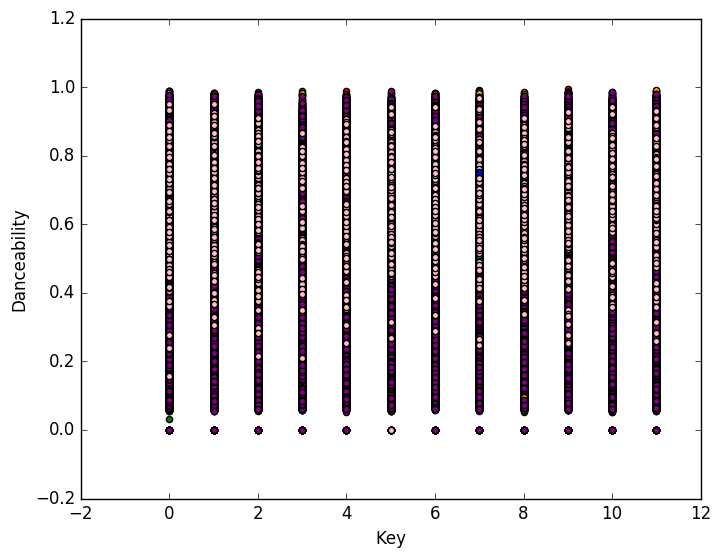

Reproduce this figure in Python.
import matplotlib as mpl
## agg backend is used to create plot as a .png file
mpl.use('agg')
import matplotlib.pyplot as plt
import pandas as pd
from sklearn.decomposition import PCA as sklearnPCA
from sklearn.discriminant_analysis import LinearDiscriminantAnalysis as LDA
#Retrieve track features and popularities and store in data frame
cols =  ['TrackID', 'Popularity', 'FeatureID', 'Danceability', 'Energy', 'Key', 'Loudness', 'Mode', 
         'Speechiness', 'Acousticness', 'Instrumentalness', 'Livenss', 
         'Valence', 'Tempo', 'TimeSignature', 'Duration', 'Bin']
data = pd.read_csv('trackFeatures_totalTrackFeaturesMapped_shuffled_binned.csv', names=cols)
y = data['Bin']          # Split off classifications
X = data.ix[:, 'Danceability':'Duration'] # Split off features
#Scatter plot of danceability vs key colored by bin
plt.scatter(X[y==0]['Key'], X[y==0]['Danceability'], label='Popularity = 0', c='red')
plt.scatter(X[y==1]['Key'], X[y==1]['Danceability'], label='0 < Popularity < 25', c='green')
plt.scatter(X[y==2]['Key'], X[y==2]['Danceability'], label='24 < Popularity < 50', c='orange')
plt.scatter(X[y==3]['Key'], X[y==3]['Danceability'], label='49 < Popularity < 75', c='purple')
plt.scatter(X[y==4]['Key'], X[y==4]['Danceability'], label='74 < Popularity < 100', c='pink')
plt.scatter(X[y==5]['Key'], X[y==5]['Danceability'], label='Popularity = 100', c='blue')
#Prettify the graph
#plt.legend()
plt.xlabel('Key')
plt.ylabel('Danceability')
#Show plot
#plt.show()
#Save plot
plt.savefig('scatterPlot_danceabilityKey.png', bbox_inches='tight')
